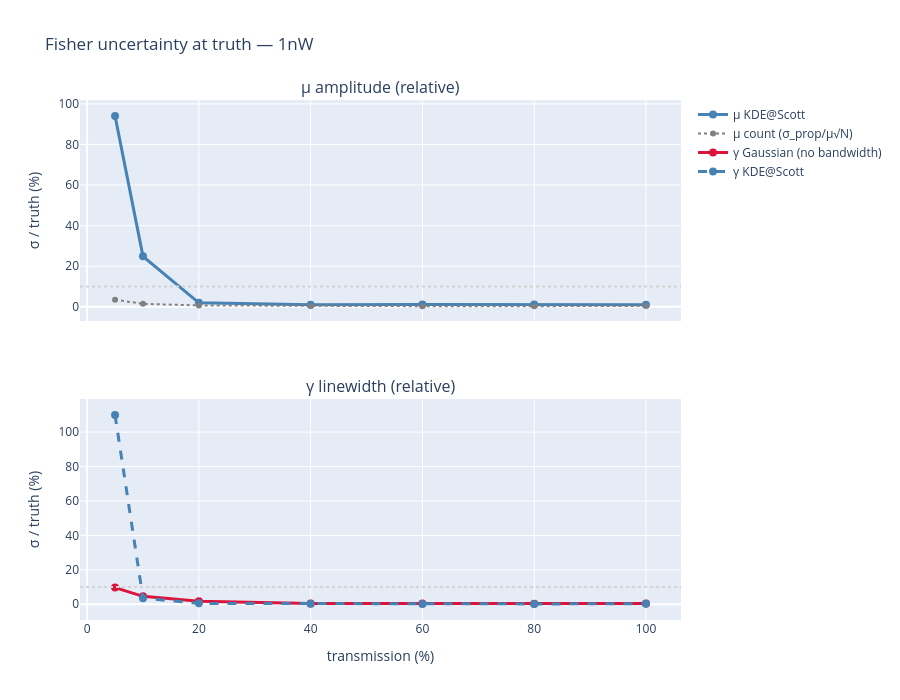
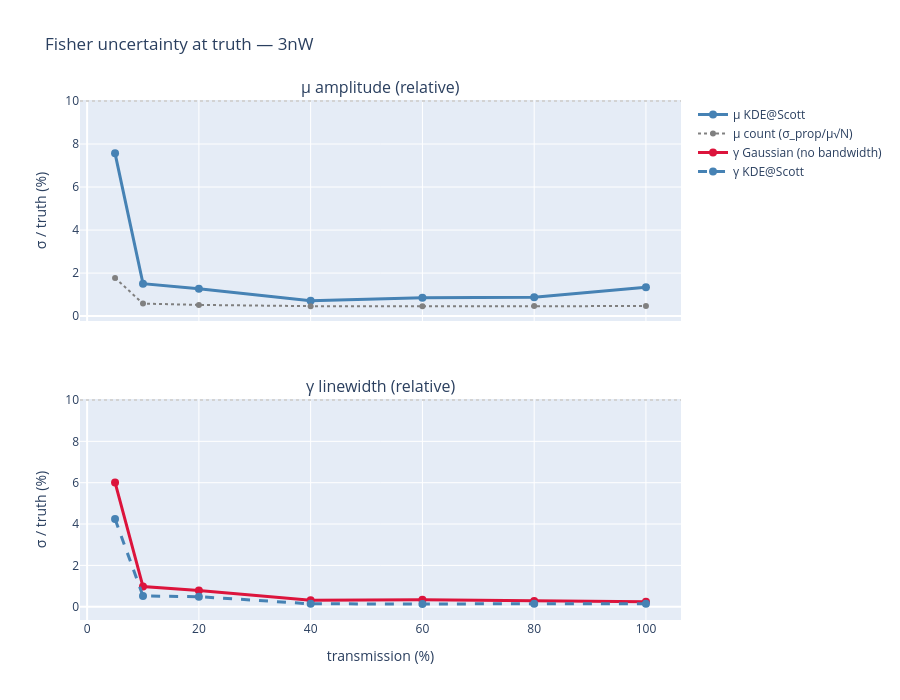
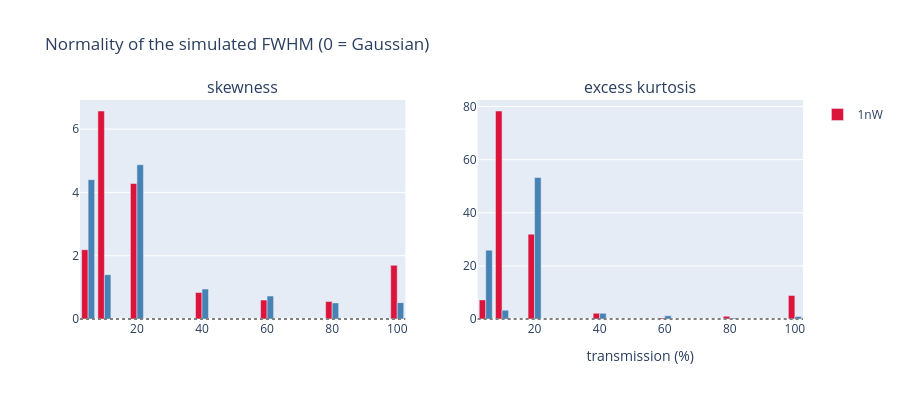

The notebook cell saved with these charts, in order:
### Code cell
import plotly.graph_objects as go
import plotly.io as pio
from plotly.subplots import make_subplots
from IPython.display import display

trans_order = [5, 10, 20, 40, 60, 80, 100]
gcol, kcol, ccol = 'crimson', 'steelblue', 'grey'

# Fig 1: mu (amplitude) + gamma (linewidth) uncertainty, one figure per power
for power in ('1nW', '3nW'):
    rows = sorted([r for r in results if r['power'] == power],
                  key=lambda r: trans_order.index(r['trans']))
    xs = [r['trans'] for r in rows]
    fig = make_subplots(rows=2, cols=1, shared_xaxes=True,
                        subplot_titles=('μ amplitude (relative)', 'γ linewidth (relative)'),
                        vertical_spacing=0.15)
    fig.add_trace(go.Scatter(x=xs, y=[100*r['rel_mu_kde'] for r in rows], mode='lines+markers',
                             name='μ KDE@Scott', line=dict(color=kcol, width=3),
                             marker=dict(size=8)), row=1, col=1)
    fig.add_trace(go.Scatter(x=xs, y=[100*r['rel_mu_count'] for r in rows], mode='lines+markers',
                             name='μ count (σ_prop/μ√N)', line=dict(color=ccol, width=2, dash='dot'),
                             marker=dict(size=6)), row=1, col=1)
    fig.add_trace(go.Scatter(x=xs, y=[100*r['rel_g_gauss'] for r in rows], mode='lines+markers',
                             name='γ Gaussian (no bandwidth)', line=dict(color=gcol, width=3),
                             marker=dict(size=8)), row=2, col=1)
    fig.add_trace(go.Scatter(x=xs, y=[100*r['rel_g_kde'] for r in rows], mode='lines+markers',
                             name='γ KDE@Scott', line=dict(color=kcol, width=3, dash='dash'),
                             marker=dict(size=8)), row=2, col=1)
    fig.add_hline(y=10.0, line_dash='dot', line_color='lightgrey', row=1, col=1)
    fig.add_hline(y=10.0, line_dash='dot', line_color='lightgrey', row=2, col=1)
    fig.update_layout(title=f'Fisher uncertainty at truth — {power}',
                      height=700, hovermode='x unified', xaxis2_title='transmission (%)')
    fig.update_yaxes(title_text='σ / truth (%)', row=1, col=1)
    fig.update_yaxes(title_text='σ / truth (%)', row=2, col=1)
    display({'application/vnd.plotly.v1+json': pio.to_json(fig)}, raw=True)

# Fig 2: normality check — skew and excess kurtosis of the FWHM cloud
fig2 = make_subplots(rows=1, cols=2, subplot_titles=('skewness', 'excess kurtosis'),
                     shared_xaxes=True)
for power, col in (('1nW', 1), ('3nW', 2)):
    rows = sorted([r for r in results if r['power'] == power],
                  key=lambda r: trans_order.index(r['trans']))
    xs = [r['trans'] for r in rows]
    fig2.add_trace(go.Bar(x=xs, y=[r['skew'] for r in rows], name=power,
                          marker_color=gcol if power == '1nW' else kcol,
                          showlegend=(col == 1)), row=1, col=1)
    fig2.add_trace(go.Bar(x=xs, y=[r['kurt'] for r in rows], name=power,
                          marker_color=gcol if power == '1nW' else kcol,
                          showlegend=False), row=1, col=2)
fig2.add_hline(y=0.0, line_color='grey', line_dash='dot', row=1, col=1)
fig2.add_hline(y=0.0, line_color='grey', line_dash='dot', row=1, col=2)
fig2.update_layout(title='Normality of the simulated FWHM (0 = Gaussian)',
                   height=400, xaxis2_title='transmission (%)')
display({'application/vnd.plotly.v1+json': pio.to_json(fig2)}, raw=True)

### Figure 1 — Plotly figure (JSON) as saved in the notebook; plotly's stock layout.template omitted (floating-point values rounded to 4 significant figures)
{"data": [{"line": {"color": "steelblue", "width": 3}, "marker": {"size": 8}, "mode": "lines+markers", "name": "μ KDE@Scott", "x": [5, 10, 20, 40, 60, 80, 100], "y": [94.01, 24.87, 1.966, 1.041, 1.209, 1.157, 1.082], "type": "scatter", "xaxis": "x", "yaxis": "y"}, {"line": {"color": "grey", "dash": "dot", "width": 2}, "marker": {"size": 6}, "mode": "lines+markers", "name": "μ count (σ_prop/μ√N)", "x": [5, 10, 20, 40, 60, 80, 100], "y": [3.511, 1.472, 0.7089, 0.3804, 0.326, 0.319, 0.4908], "type": "scatter", "xaxis": "x", "yaxis": "y"}, {"line": {"color": "crimson", "width": 3}, "marker": {"size": 8}, "mode": "lines+markers", "name": "γ Gaussian (no bandwidth)", "x": [5, 10, 20, 40, 60, 80, 100], "y": [9.705, 4.611, 1.787, 0.5248, 0.3892, 0.3416, 0.4153], "type": "scatter", "xaxis": "x2", "yaxis": "y2"}, {"line": {"color": "steelblue", "dash": "dash", "width": 3}, "marker": {"size": 8}, "mode": "lines+markers", "name": "γ KDE@Scott", "x": [5, 10, 20, 40, 60, 80, 100], "y": [109.9, 3.557, 0.5322, 0.3426, 0.1972, 0.2288, 0.283], "type": "scatter", "xaxis": "x2", "yaxis": "y2"}], "layout": {"xaxis": {"anchor": "y", "domain": [0.0, 1.0], "matches": "x2", "showticklabels": false}, "yaxis": {"anchor": "x", "domain": [0.575, 1.0], "title": {"text": "σ / truth (%)"}}, "xaxis2": {"anchor": "y2", "domain": [0.0, 1.0], "title": {"text": "transmission (%)"}}, "yaxis2": {"anchor": "x2", "domain": [0.0, 0.425], "title": {"text": "σ / truth (%)"}}, "annotations": [{"font": {"size": 16}, "showarrow": false, "text": "μ amplitude (relative)", "x": 0.5, "xanchor": "center", "xref": "paper", "y": 1.0, "yanchor": "bottom", "yref": "paper"}, {"font": {"size": 16}, "showarrow": false, "text": "γ linewidth (relative)", "x": 0.5, "xanchor": "center", "xref": "paper", "y": 0.425, "yanchor": "bottom", "yref": "paper"}], "shapes": [{"line": {"color": "lightgrey", "dash": "dot"}, "type": "line", "x0": 0, "x1": 1, "xref": "x domain", "y0": 10.0, "y1": 10.0, "yref": "y"}, {"line": {"color": "lightgrey", "dash": "dot"}, "type": "line", "x0": 0, "x1": 1, "xref": "x2 domain", "y0": 10.0, "y1": 10.0, "yref": "y2"}], "title": {"text": "Fisher uncertainty at truth — 1nW"}, "height": 700, "hovermode": "x unified"}}

### Figure 2 — Plotly figure (JSON) as saved in the notebook; plotly's stock layout.template omitted (floating-point values rounded to 4 significant figures)
{"data": [{"line": {"color": "steelblue", "width": 3}, "marker": {"size": 8}, "mode": "lines+markers", "name": "μ KDE@Scott", "x": [5, 10, 20, 40, 60, 80, 100], "y": [7.566, 1.509, 1.275, 0.713, 0.8576, 0.8817, 1.346], "type": "scatter", "xaxis": "x", "yaxis": "y"}, {"line": {"color": "grey", "dash": "dot", "width": 2}, "marker": {"size": 6}, "mode": "lines+markers", "name": "μ count (σ_prop/μ√N)", "x": [5, 10, 20, 40, 60, 80, 100], "y": [1.777, 0.5811, 0.5209, 0.4624, 0.4604, 0.4661, 0.4649], "type": "scatter", "xaxis": "x", "yaxis": "y"}, {"line": {"color": "crimson", "width": 3}, "marker": {"size": 8}, "mode": "lines+markers", "name": "γ Gaussian (no bandwidth)", "x": [5, 10, 20, 40, 60, 80, 100], "y": [6.013, 0.9725, 0.7798, 0.3082, 0.3332, 0.2766, 0.2442], "type": "scatter", "xaxis": "x2", "yaxis": "y2"}, {"line": {"color": "steelblue", "dash": "dash", "width": 3}, "marker": {"size": 8}, "mode": "lines+markers", "name": "γ KDE@Scott", "x": [5, 10, 20, 40, 60, 80, 100], "y": [4.242, 0.52, 0.4867, 0.1404, 0.1342, 0.1495, 0.1495], "type": "scatter", "xaxis": "x2", "yaxis": "y2"}], "layout": {"xaxis": {"anchor": "y", "domain": [0.0, 1.0], "matches": "x2", "showticklabels": false}, "yaxis": {"anchor": "x", "domain": [0.575, 1.0], "title": {"text": "σ / truth (%)"}}, "xaxis2": {"anchor": "y2", "domain": [0.0, 1.0], "title": {"text": "transmission (%)"}}, "yaxis2": {"anchor": "x2", "domain": [0.0, 0.425], "title": {"text": "σ / truth (%)"}}, "annotations": [{"font": {"size": 16}, "showarrow": false, "text": "μ amplitude (relative)", "x": 0.5, "xanchor": "center", "xref": "paper", "y": 1.0, "yanchor": "bottom", "yref": "paper"}, {"font": {"size": 16}, "showarrow": false, "text": "γ linewidth (relative)", "x": 0.5, "xanchor": "center", "xref": "paper", "y": 0.425, "yanchor": "bottom", "yref": "paper"}], "shapes": [{"line": {"color": "lightgrey", "dash": "dot"}, "type": "line", "x0": 0, "x1": 1, "xref": "x domain", "y0": 10.0, "y1": 10.0, "yref": "y"}, {"line": {"color": "lightgrey", "dash": "dot"}, "type": "line", "x0": 0, "x1": 1, "xref": "x2 domain", "y0": 10.0, "y1": 10.0, "yref": "y2"}], "title": {"text": "Fisher uncertainty at truth — 3nW"}, "height": 700, "hovermode": "x unified"}}

### Figure 3 — Plotly figure (JSON) as saved in the notebook; plotly's stock layout.template omitted (floating-point values rounded to 4 significant figures)
{"data": [{"marker": {"color": "crimson"}, "name": "1nW", "showlegend": true, "x": [5, 10, 20, 40, 60, 80, 100], "y": [2.188, 6.571, 4.281, 0.8373, 0.5967, 0.5508, 1.696], "type": "bar", "xaxis": "x", "yaxis": "y"}, {"marker": {"color": "crimson"}, "name": "1nW", "showlegend": false, "x": [5, 10, 20, 40, 60, 80, 100], "y": [7.193, 78.32, 31.94, 2.166, 0.4182, 1.009, 8.864], "type": "bar", "xaxis": "x2", "yaxis": "y2"}, {"marker": {"color": "steelblue"}, "name": "3nW", "showlegend": false, "x": [5, 10, 20, 40, 60, 80, 100], "y": [4.403, 1.401, 4.875, 0.9457, 0.726, 0.5085, 0.5173], "type": "bar", "xaxis": "x", "yaxis": "y"}, {"marker": {"color": "steelblue"}, "name": "3nW", "showlegend": false, "x": [5, 10, 20, 40, 60, 80, 100], "y": [25.92, 3.315, 53.27, 2.133, 1.215, 0.3667, 0.944], "type": "bar", "xaxis": "x2", "yaxis": "y2"}], "layout": {"xaxis": {"anchor": "y", "domain": [0.0, 0.45]}, "yaxis": {"anchor": "x", "domain": [0.0, 1.0]}, "xaxis2": {"anchor": "y2", "domain": [0.55, 1.0], "title": {"text": "transmission (%)"}}, "yaxis2": {"anchor": "x2", "domain": [0.0, 1.0]}, "annotations": [{"font": {"size": 16}, "showarrow": false, "text": "skewness", "x": 0.225, "xanchor": "center", "xref": "paper", "y": 1.0, "yanchor": "bottom", "yref": "paper"}, {"font": {"size": 16}, "showarrow": false, "text": "excess kurtosis", "x": 0.775, "xanchor": "center", "xref": "paper", "y": 1.0, "yanchor": "bottom", "yref": "paper"}], "shapes": [{"line": {"color": "grey", "dash": "dot"}, "type": "line", "x0": 0, "x1": 1, "xref": "x domain", "y0": 0.0, "y1": 0.0, "yref": "y"}, {"line": {"color": "grey", "dash": "dot"}, "type": "line", "x0": 0, "x1": 1, "xref": "x2 domain", "y0": 0.0, "y1": 0.0, "yref": "y2"}], "title": {"text": "Normality of the simulated FWHM (0 = Gaussian)"}, "height": 400}}
